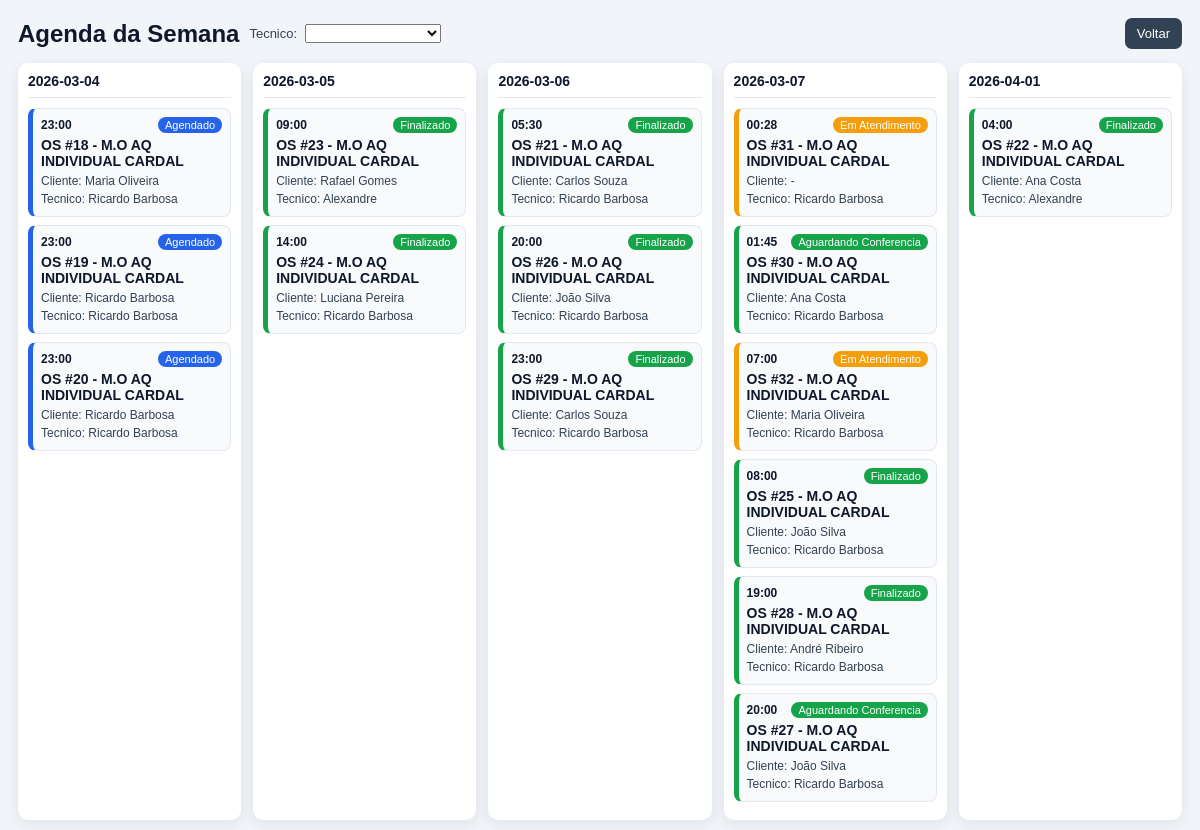
The app's page /agenda_semana (signed in), older data.
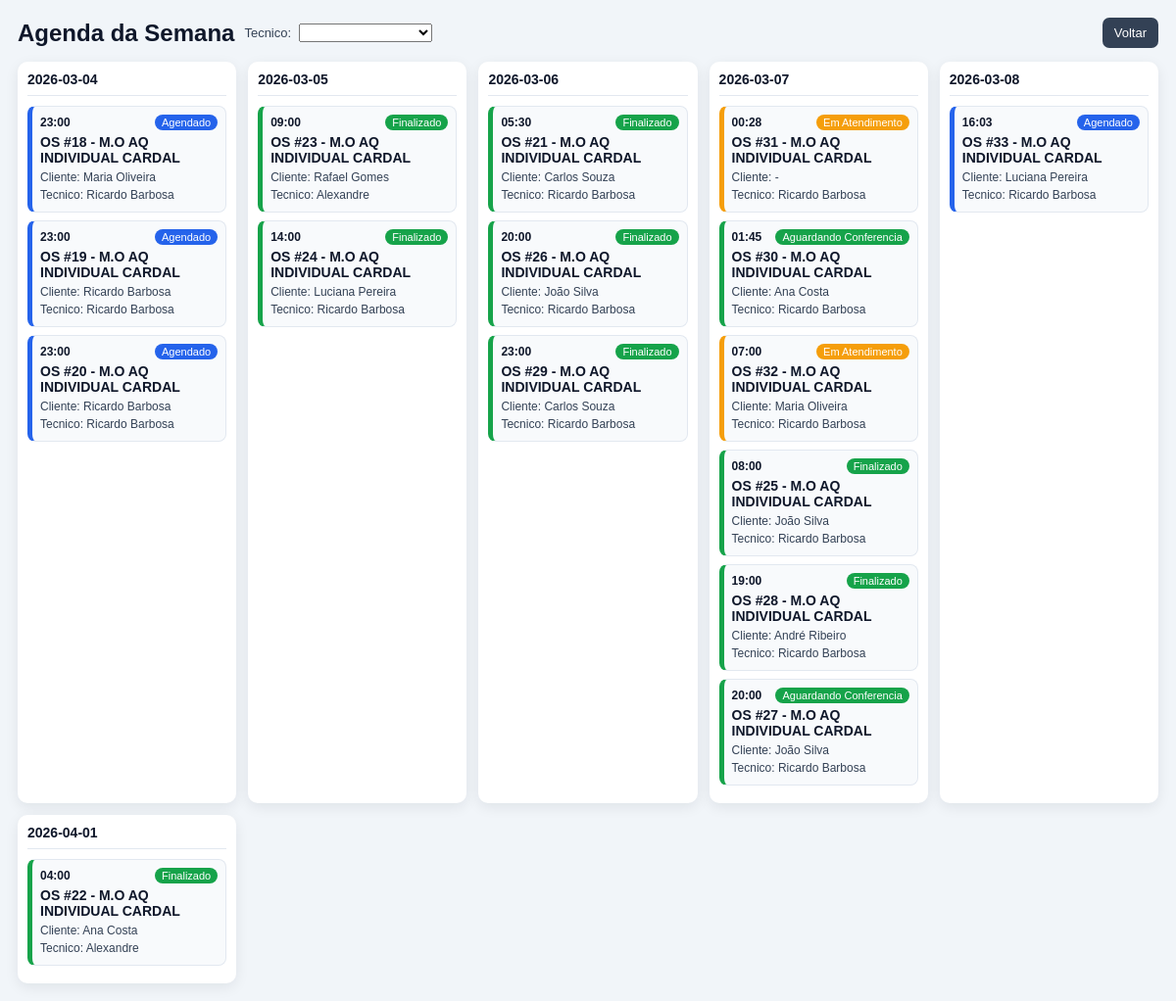
The same page, newer data.
### tables this page shows
CREATE TABLE ordem_servico (
    id INTEGER PRIMARY KEY AUTOINCREMENT,
    servico_nome TEXT NOT NULL,
    data_agendamento TEXT NOT NULL,
    status TEXT DEFAULT 'Agendado',
    data_criacao TEXT NOT NULL
, cliente_id INTEGER, hora TEXT, tecnico_id INTEGER, defeito_reclamado TEXT, produto_defeito TEXT, observacao TEXT, diagnostico TEXT, solucao TEXT, pecas_trocadas TEXT, checklist_json TEXT, assinatura_nome TEXT, assinatura_data TEXT, foto_inicio TEXT, foto_fim TEXT, assinatura_imagem TEXT, movimento_id INTEGER);

CREATE TABLE clientes (
    id INTEGER PRIMARY KEY AUTOINCREMENT,
    tipo TEXT,  -- PF ou PJ

    nome TEXT,
    razao_social TEXT,

    cpf TEXT,
    cnpj TEXT,

    telefone TEXT,
    whatsapp TEXT,
    email TEXT,

    endereco TEXT,
    numero TEXT,
    bairro TEXT,
    cidade TEXT,
    cep TEXT,

    endereco_entrega TEXT,
    numero_entrega TEXT,
    bairro_entrega TEXT,
    cidade_entrega TEXT,
    cep_entrega TEXT,

    observacoes TEXT,
    data_cadastro TEXT
);

CREATE TABLE funcionarios (
id INTEGER PRIMARY KEY AUTOINCREMENT,

nome TEXT NOT NULL,
cpf TEXT,
telefone TEXT,
whatsapp TEXT,
email TEXT,

cargo TEXT,        -- tecnico, vendedor, caixa, admin
funcao TEXT,       -- instalação, manutenção, vendas

comissao REAL,     -- % de comissão

endereco TEXT,
numero TEXT,
bairro TEXT,
cidade TEXT,
cep TEXT,

data_admissao TEXT,
status TEXT DEFAULT 'Ativo'
, senha_hash TEXT, perfil TEXT DEFAULT 'funcionario');

### app.py (the view)
@app.route("/agenda_semana")
def agenda_semana():
    conn = get_db()
    cursor = conn.cursor()
    tecnico = (request.args.get("tecnico") or "").strip()
    query = """
        SELECT
            os.id,
            os.servico_nome,
            os.data_agendamento,
            os.hora,
            os.status,
            c.nome AS cliente,
            f.nome AS tecnico
        FROM ordem_servico os
        LEFT JOIN clientes c ON os.cliente_id = c.id
        LEFT JOIN funcionarios f ON os.tecnico_id = f.id
    """
    params = []
    if tecnico:
        query += " WHERE COALESCE(f.nome, '') = ?"
        params.append(tecnico)
    query += " ORDER BY os.data_agendamento, os.hora"
    cursor.execute(query, params)
    agenda = cursor.fetchall()
    cursor.execute("""
        SELECT nome
        FROM funcionarios
        WHERE status='Ativo'
        ORDER BY nome
    """)
    tecnicos = cursor.fetchall()
    conn.close()
    dias = {}
    for os in agenda:
        data = os["data_agendamento"]
        if data not in dias:
            dias[data] = []
        dias[data].append(os)
    return render_template(
        "agenda_semana.html",
        dias=dias,
        tecnicos=tecnicos,
        tecnico_atual=tecnico
    )

### app.py (called while the page is built, shortened)
def get_db():
    conn = sqlite3.connect("database.db", timeout=10)
    conn.row_factory = sqlite3.Row
    return conn

def ensure_funcionarios_auth_columns():
    global AUTH_SCHEMA_READY
    if AUTH_SCHEMA_READY:
        return

@app.before_request
def validar_acesso():
    ensure_funcionarios_auth_columns()
    endpoint = request.endpoint or ""
    if endpoint in AUTH_PUBLIC_ENDPOINTS:
        return None
    if endpoint.startswith("static"):
        return None
    if "user_id" not in session:
        return redirect(url_for("login", next=request.path))
    if endpoint in PROPRIETARIO_ENDPOINTS and (session.get("user_role") != "proprietario"):
        return resposta_acesso_negado("Acesso permitido apenas para proprietario.")
    if endpoint in GERENTE_ENDPOINTS and nivel_usuario() < ROLE_LEVEL["gerente"]:
        return resposta_acesso_negado("Acesso permitido para gerente ou proprietario.")
    return None

@app.context_processor
def injetar_usuario():
    return {
        "usuario_logado": session.get("user_nome"),
        "perfil_logado": session.get("user_role"),
    }

### templates/agenda_semana.html (shortened to what this page needs)
<!DOCTYPE html>
<html lang="pt-BR">
<head>
</head>
<body>
    <div class="top">
        <div class="title-filter">
            <h2 style="margin:0;">Agenda da Semana</h2>
            <form method="GET" style="margin:0;display:flex;gap:8px;align-items:center;">
                <label for="tecnico" style="font-size:13px;color:#334155;">Tecnico:</label>
                <select id="tecnico" name="tecnico" onchange="this.form.submit()">
                    {% for t in tecnicos %}
                    <option value="{{ t.nome }}" {% if tecnico_atual == t.nome %}selected{% endif %}>{{ t.nome }}</option>
                    {% endfor %}
                </select>
            </form>
        </div>
        <a class="btn-voltar" href="/agenda">Voltar</a>
    </div>
    <div class="container">
        {% for dia, servicos in dias.items() %}
        <div class="coluna">
            <div class="dia">{{ dia }}</div>
            {% if servicos %}
                {% for os in servicos %}
                    {% set st = (os.status or 'Agendado') %}
                    {% set st_class = 'agendado' if st == 'Agendado' else ('atendimento' if st == 'Em Atendimento' else 'finalizado') %}
                    <a class="servico {{ st_class }}" href="/ordem/{{ os.id }}" title="Abrir OS #{{ os.id }}">
                        <div class="linha-1">
                            <span class="hora">{{ os.hora or '--:--' }}</span>
                            <span class="status {{ st_class }}">{{ st }}</span>
                        </div>
                        <div class="servico-nome">OS #{{ os.id }} - {{ os.servico_nome }}</div>
                        <div class="meta">Cliente: {{ os.cliente or '-' }}</div>
                        <div class="meta">Tecnico: {{ os.tecnico or '-' }}</div>
                    </a>
                {% endfor %}
            {% else %}
                <div class="vazio">Sem atendimentos neste dia.</div>
            {% endif %}
        </div>
        {% endfor %}
    </div>
</body>
</html>

Row changes from the older to the newer data that the page shows:
added ordem_servico: data_agendamento "2026-03-08", hora "16:03", status "Agendado", id "33", servico_nome "M.O AQ INDIVIDUAL CARDAL", nome "Luciana Pereira", nome "Ricardo Barbosa"
